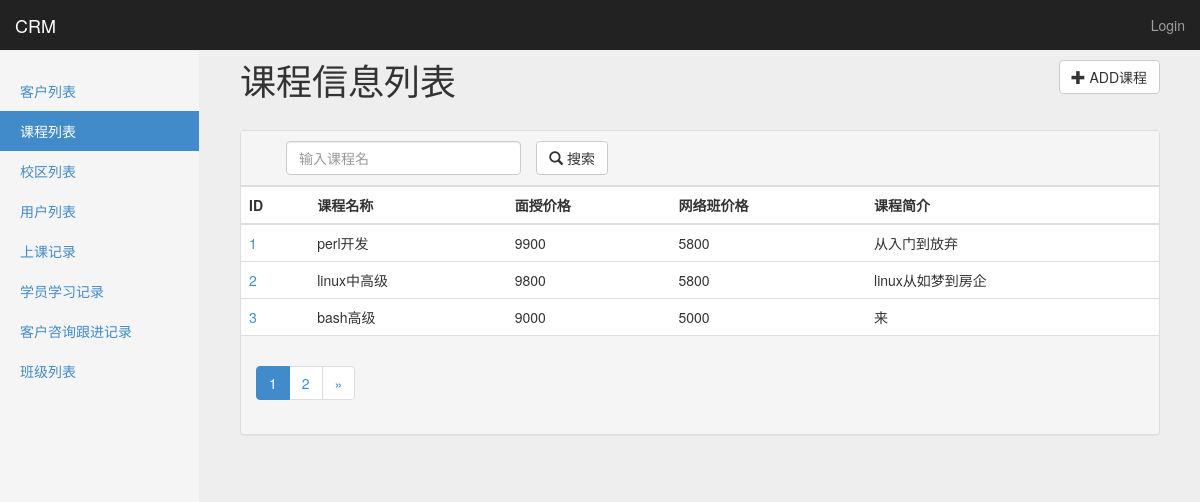
/crm/courses/, run on the app's committed database.
### app01/models.py (models this page shows, shortened)
class Course(models.Model):
    name = models.CharField(u'课程名称',max_length=128,unique=True)
    price = models.IntegerField(u'面授价格')
    online_price = models.IntegerField(u'网络班价格')
    brief = models.TextField(u'课程简介')

### app01/views.py (the view)
# urls.py: url(r'^courses/(\d+)/$', views.course_detail,name='course_detail'),
def courses(request):
    data_dic = build_search_param(request, models.Course)
    return render(request,'app01/courses.html',data_dic)

### app01/forms.py (called while the page is built, shortened)
def get_filter_fields(cls):
    filter_fields = settings.FILTER_FIELDS.get(cls.__name__.lower())
    if filter_fields is None:
        return None

### templates/app01/courses.html (shortened to what this page needs)
{% extends 'base.html' %}
{% load custom_tags %}
{% block page-header %}
课程信息列表
<a href="{% url 'course_add' %}">
    <button type="button" class="btn btn-default pull-right">
      <span class="glyphicon glyphicon-plus"></span> ADD课程
    </button>
</a>
{% endblock %}
{% block page-content %}
<div class="panel panel-default">
    <div class="panel-heading" id="panel-heading">
        <div class="col-md-9 " >
            <form action="{% url url_alias %}?page=1{{ search_str }}" method="GET">
                <div class="col-md-5">
                    <input name="find__name" class="form-control" type="text" value="{{ find_list.1 }}" placeholder="输入课程名" minlength="1" maxlength="20" required>
                </div>
                <div class="col-md-3 search-button">
                    <button type="submit" id="btn-submit" class="btn btn-default">
                        <span class="glyphicon glyphicon-search"></span> 搜索
                    </button>
                </div>
            </form>
        </div>
    </div>
    <table class="table table-hover">
    <thead>
    <tr>
        <th>ID</th>
        <th>课程名称</th>
        <th>面授价格</th>
        <th>网络班价格</th>
        <th>课程简介</th>
    </tr>
    </thead>
    <tbody>
    {% for data in data_list %}
        <tr>
            <td><a href="{% url 'course_detail' data.id %}">{{ data.id }}</a></td>
            <td>{{ data.name }}</td>
            <td>{{ data.price }}</td>
            <td>{{ data.online_price }}</td>
            <td>{{ data.brief|truncatechars:50 }}</td>
        </tr>
    {% endfor %}
    </tbody>
</table>
    <div class="panel-footer">
        <nav>{% pagination_bar data_list search_str find_list %}</nav>
    </div>
</div>
{% endblock %}

### statics/css/custom.css (style rules this page uses)
body { padding-top: 40px; padding-bottom: 40px; background-color: #eee; }
#panel-heading { float:none;overflow: hidden; }
#panel-heading .search-button,#panel-heading .search-more-button { padding-left: 0px; }

### data on the page
Course: id "1", name "perl开发", price "9900", online_price "5800", brief "从入门到放弃"
Course: id "2", name "linux中高级", price "9800", online_price "5800", brief "linux从如梦到房企"
Course: id "3", name "bash高级", price "9000", online_price "5000", brief "来"
